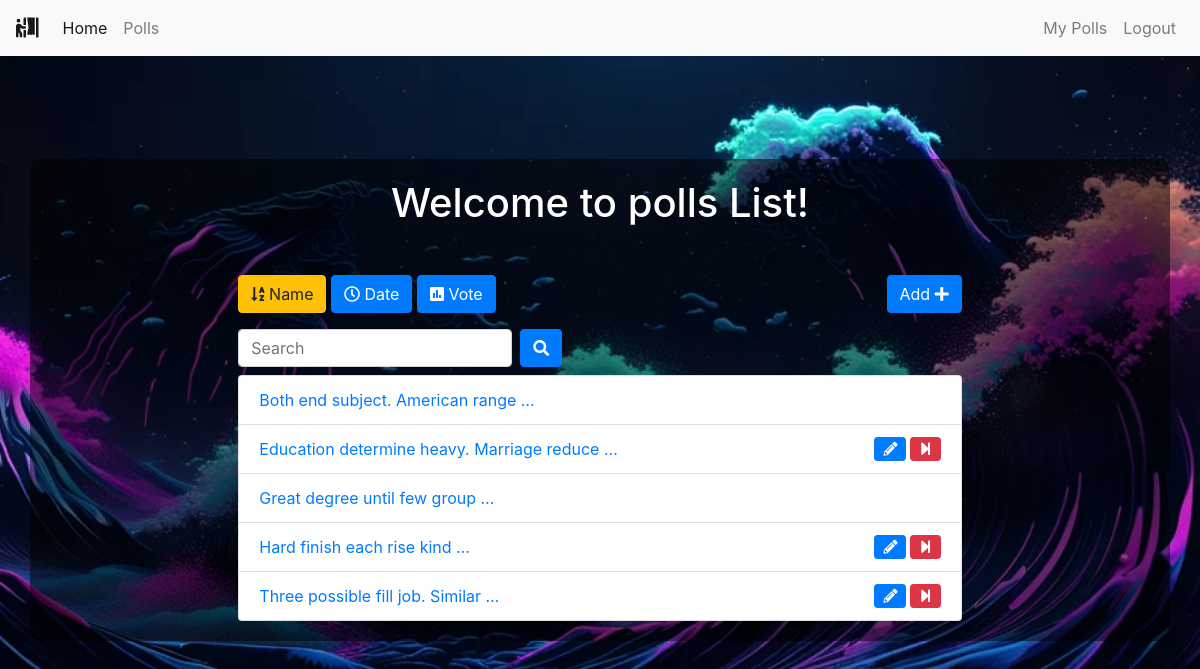
Page /polls/list/?name=True (signed in) on the committed database.
### polls/models.py (models this page shows, shortened)
class Poll(models.Model):
    owner = models.ForeignKey(User, on_delete=models.CASCADE)
    text = models.TextField()
    pub_date = models.DateTimeField(default=timezone.now)
    active = models.BooleanField(default=True)
    created_at = models.DateTimeField(auto_now_add=True)

### polls/views.py (the view)
# urls.py: path('list/', views.polls_list, name='list'),
@login_required()
def polls_list(request):
    all_polls = Poll.objects.all()
    search_term = ''
    if 'name' in request.GET:
        all_polls = all_polls.order_by('text')
    if 'date' in request.GET:
        all_polls = all_polls.order_by('pub_date')
    if 'vote' in request.GET:
        all_polls = all_polls.annotate(Count('vote')).order_by('vote__count')
    if 'search' in request.GET:
        search_term = request.GET['search']
        all_polls = all_polls.filter(text__icontains=search_term)
    paginator = Paginator(all_polls, 6)  # Show 6 contacts per page
    page = request.GET.get('page')
    polls = paginator.get_page(page)
    get_dict_copy = request.GET.copy()
    params = get_dict_copy.pop('page', True) and get_dict_copy.urlencode()
    context = {
        'polls': polls,
        'params': params,
        'search_term': search_term,
    }
    return render(request, 'polls/polls_list.html', context)

### polls/templates/polls/polls_list.html (shortened to what this page needs)
{% extends 'base.html' %}
{% load static %}
{% block custom_css %}
<link rel="stylesheet" href="{% static 'css/styles1.css' %}">
{% endblock custom_css %}
{% block content %}
<div class="container">
    <div class="row">
        <div class="col-md-8 offset-sm-2">
            <h1 class="text-center mb-5">Welcome to polls List!</h1>
            <a class="btn btn-{% if 'name' in request.GET %}warning{% else %}primary{% endif %} mb-3" href="?name=True"
                role="button"><i class="fas fa-sort-alpha-down"></i>
                Name</a>
            <a class="btn btn-{% if 'date' in request.GET %}warning{% else %}primary{% endif %} mb-3" href="?date=True"
                role="button"><i class="far fa-clock"></i> Date</a>
            <a class="btn btn-{% if 'vote' in request.GET %}warning{% else %}primary{% endif %} mb-3" href="?vote=True"
                role="button"><i class="fas fa-poll"></i> Vote</a>
            <a class="btn btn-primary mb-3 float-right" href="{% url 'polls:add' %}" role="button">Add <i class="fas fa-plus"></i></a>
            <form class="form-inline">
                <div class="form-group mr-sm-2 mb-2">
                    <input type="search" class="form-control" name="search" placeholder="Search" value={{ search_term }}>
                </div>
                <button type="submit" class="btn btn-primary mb-2"><i class="fas fa-search"></i></button>
            </form>
            <ul class="list-group">
                {% for poll in polls %}
                <li class="list-group-item"><a href="{% url 'polls:detail' poll.id %}">{{ poll.text|truncatewords:5 }}
                    </a>
                    {% if request.user == poll.owner %}
                    {% if poll.active %}
                    <a href="{% url 'polls:end_poll' poll.id %}" data-toggle="tooltip" data-placement="top" title="End Poll"
                        onclick="return confirm('Are you sure ?')"><i class="fas fa-step-forward float-right btn btn-danger btn-sm"></i></a>
                    {% endif %}
                    <a href="{% url 'polls:edit' poll.id %}" class="mr-3" data-toggle="tooltip" data-placement="top"
                        title="Edit Poll"><i class="fas fa-pencil-alt float-right btn btn-primary btn-sm mr-1"></i></a>
                    {% endif %}
                </li>
                {% endfor %}
            </ul>
        </div>
    </div>
</div>
{% endblock content %}

### static/css/styles1.css (style rules this page uses)
html, body { height: 100%; margin: 0; padding: 0; }
body { background-image: url('1.jpg'); background-size: cover; background-position: center; display: flex; justify-content: center; align-items: center; }
form { width: 100%; max-width: 400px; }
h2, label, h1, h3 { color: white; }
.container { background-color: rgba(0, 0, 0, 0.5); padding: 20px; border-radius: 10px; }

### rows in the picture
Poll: text "Both end subject. American range …"
Poll: text "Education determine heavy. Marriage reduce …", active True (drawn)
Poll: text "Great degree until few group …"
Poll: text "Hard finish each rise kind …", active True (drawn)
Poll: text "Three possible fill job. Similar …", active True (drawn)
